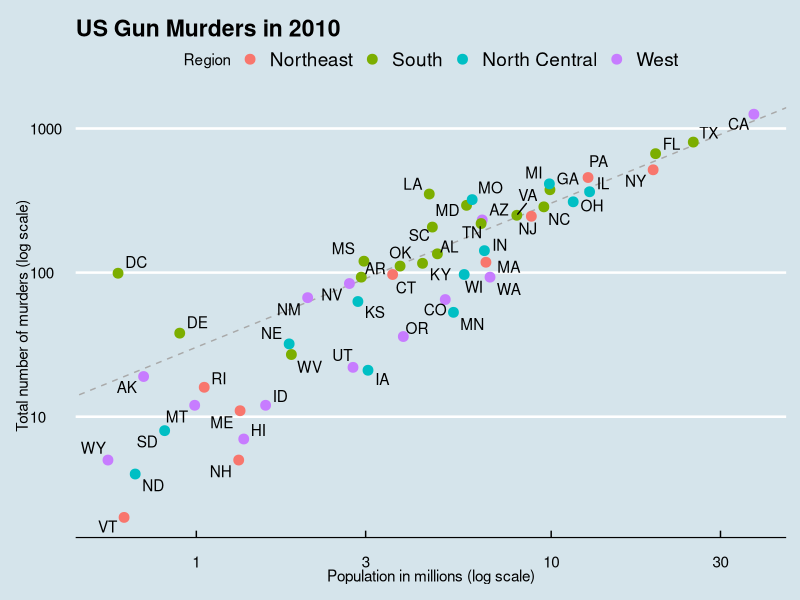

Generate this figure with R:
library(dslabs)
library(ggplot2)
library(dplyr)
library(ggrepel)
library(ggthemes)
library(tidyverse)
library(gridExtra)
data(murders)

#calculating the average murder rate
avgMurderRate <- murders %>%
  summarize(rate = sum(total) / sum(population) * 10^6) %>%
  .$rate

# make the plot, combining all elements
murders %>%
  ggplot(aes(population/10^6, total, label = abb)) +
  geom_abline(intercept = log10(avgMurderRate), lty = 2, color = "darkgrey") +
  geom_point(aes(col = region), size = 3) +
  geom_text_repel() +
  scale_x_log10() +
  scale_y_log10() +
  xlab("Population in millions (log scale)") +
  ylab("Total number of murders (log scale)") +
  ggtitle("US Gun Murders in 2010") +
  scale_color_discrete(name = "Region") +
  theme_economist()
